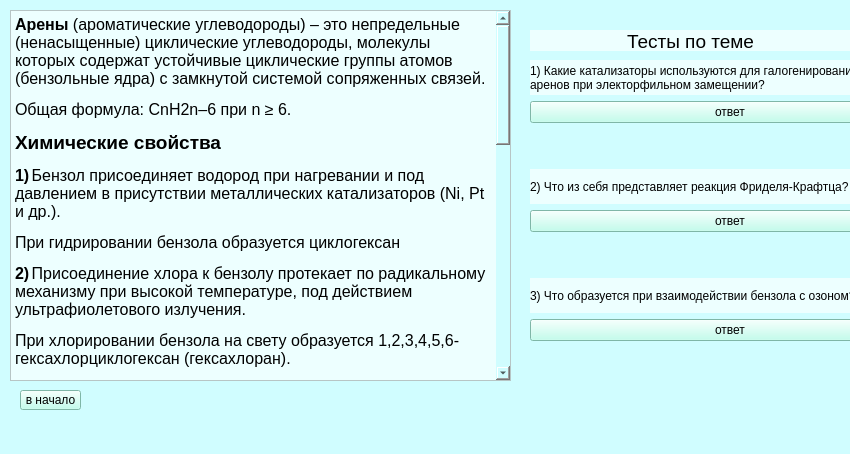
<?xml version="1.0" encoding="UTF-8"?>
<ui version="4.0">
 <class>MainWindow</class>
 <widget class="QMainWindow" name="MainWindow">
  <property name="geometry">
   <rect>
    <x>0</x>
    <y>0</y>
    <width>850</width>
    <height>454</height>
   </rect>
  </property>
  <property name="windowTitle">
   <string>MainWindow</string>
  </property>
  <property name="styleSheet">
   <string notr="true">background-color: rgb(208, 253, 255)</string>
  </property>
  <widget class="QWidget" name="centralwidget">
   <widget class="QTextEdit" name="textEdit">
    <property name="geometry">
     <rect>
      <x>10</x>
      <y>10</y>
      <width>501</width>
      <height>371</height>
     </rect>
    </property>
    <property name="styleSheet">
     <string notr="true">background-color: rgb(237, 255, 255);</string>
    </property>
    <property name="html">
     <string>&lt;!DOCTYPE HTML PUBLIC &quot;-//W3C//DTD HTML 4.0//EN&quot; &quot;http://www.w3.org/TR/REC-html40/strict.dtd&quot;&gt;
&lt;html&gt;&lt;head&gt;&lt;meta name=&quot;qrichtext&quot; content=&quot;1&quot; /&gt;&lt;style type=&quot;text/css&quot;&gt;
p, li { white-space: pre-wrap; }
&lt;/style&gt;&lt;/head&gt;&lt;body style=&quot; font-family:'MS Shell Dlg 2'; font-size:8pt; font-weight:400; font-style:normal;&quot;&gt;
&lt;p style=&quot; margin-top:12px; margin-bottom:12px; margin-left:0px; margin-right:0px; -qt-block-indent:0; text-indent:0px;&quot;&gt;&lt;span style=&quot; font-family:'Times New Roman,serif'; font-size:12pt; font-weight:600;&quot;&gt;Арены&lt;/span&gt;&lt;span style=&quot; font-family:'Times New Roman,serif'; font-size:12pt;&quot;&gt; (ароматические углеводороды) – это непредельные (ненасыщенные) циклические углеводороды, молекулы которых содержат устойчивые циклические группы атомов (бензольные ядра) с замкнутой системой сопряженных связей.&lt;/span&gt; &lt;/p&gt;
&lt;p style=&quot; margin-top:12px; margin-bottom:12px; margin-left:0px; margin-right:0px; -qt-block-indent:0; text-indent:0px;&quot;&gt;&lt;span style=&quot; font-family:'Times New Roman,serif'; font-size:12pt;&quot;&gt;Общая формула: CnH2n–6 при n ≥ 6.&lt;/span&gt; &lt;/p&gt;
&lt;p style=&quot; margin-top:12px; margin-bottom:12px; margin-left:0px; margin-right:0px; -qt-block-indent:0; text-indent:0px;&quot;&gt;&lt;span style=&quot; font-size:14pt; font-weight:600;&quot;&gt;Химические свойства&lt;/span&gt;&lt;/p&gt;
&lt;p style=&quot; margin-top:12px; margin-bottom:12px; margin-left:0px; margin-right:0px; -qt-block-indent:0; text-indent:0px;&quot;&gt;&lt;span style=&quot; font-family:'Times New Roman,serif'; font-size:12pt; font-weight:600;&quot;&gt;1)&lt;/span&gt;&lt;span style=&quot; font-family:'Times New Roman'; font-size:7pt;&quot;&gt; &lt;/span&gt;&lt;span style=&quot; font-family:'Times New Roman,serif'; font-size:12pt;&quot;&gt;Бензол присоединяет водород при нагревании и под давлением в присутствии металлических катализаторов (Ni, Pt и др.). &lt;/span&gt;&lt;/p&gt;
&lt;p style=&quot; margin-top:12px; margin-bottom:12px; margin-left:0px; margin-right:0px; -qt-block-indent:0; text-indent:0px;&quot;&gt;&lt;span style=&quot; font-family:'Times New Roman,serif'; font-size:12pt;&quot;&gt;При гидрировании бензола образуется циклогексан&lt;/span&gt; &lt;/p&gt;
&lt;p style=&quot; margin-top:12px; margin-bottom:12px; margin-left:0px; margin-right:0px; -qt-block-indent:0; text-indent:0px;&quot;&gt;&lt;span style=&quot; font-family:'Times New Roman,serif'; font-size:12pt; font-weight:600;&quot;&gt;2)&lt;/span&gt;&lt;span style=&quot; font-family:'Times New Roman'; font-size:7pt;&quot;&gt; &lt;/span&gt;&lt;span style=&quot; font-family:'Times New Roman,serif'; font-size:12pt;&quot;&gt;Присоединение хлора к бензолу протекает по радикальному механизму при высокой температуре, под действием ультрафиолетового излучения.&lt;/span&gt; &lt;/p&gt;
&lt;p style=&quot; margin-top:12px; margin-bottom:12px; margin-left:0px; margin-right:0px; -qt-block-indent:0; text-indent:0px;&quot;&gt;&lt;span style=&quot; font-family:'Times New Roman,serif'; font-size:12pt;&quot;&gt;При хлорировании бензола на свету образуется 1,2,3,4,5,6-гексахлорциклогексан (гексахлоран).&lt;/span&gt; &lt;/p&gt;
&lt;p style=&quot; margin-top:12px; margin-bottom:12px; margin-left:0px; margin-right:0px; -qt-block-indent:0; text-indent:0px;&quot;&gt;&lt;span style=&quot; font-family:'Times New Roman,serif'; font-size:12pt; font-weight:600;&quot;&gt;3)&lt;/span&gt;&lt;span style=&quot; font-family:'Times New Roman'; font-size:7pt; font-weight:600;&quot;&gt; &lt;/span&gt;&lt;span style=&quot; font-family:'Times New Roman,serif'; font-size:12pt;&quot;&gt;Бензол и его гомологи вступают в реакции замещения с галогенами (хлор, бром) в присутствии катализаторов (AlCl3, FeBr3).&lt;/span&gt; &lt;/p&gt;
&lt;p style=&quot; margin-top:12px; margin-bottom:12px; margin-left:0px; margin-right:0px; -qt-block-indent:0; text-indent:0px;&quot;&gt;&lt;span style=&quot; font-family:'Times New Roman,serif'; font-size:12pt;&quot;&gt;При взаимодействии с хлором на катализаторе AlCl3 образуется хлорбензол&lt;/span&gt; &lt;/p&gt;
&lt;p style=&quot; margin-top:12px; margin-bottom:12px; margin-left:0px; margin-right:0px; -qt-block-indent:0; text-indent:0px;&quot;&gt;&lt;span style=&quot; font-family:'Times New Roman,serif'; font-size:12pt; font-weight:600;&quot;&gt;4)&lt;/span&gt;&lt;span style=&quot; font-family:'Times New Roman'; font-size:7pt; font-weight:600;&quot;&gt; &lt;/span&gt;&lt;span style=&quot; font-family:'Times New Roman,serif'; font-size:12pt;&quot;&gt;Бензол реагирует с концентрированной азотной кислотой в присутствии концентрированной серной кислоты (нитрующая смесь).&lt;/span&gt; &lt;/p&gt;
&lt;p style=&quot; margin-top:12px; margin-bottom:12px; margin-left:0px; margin-right:0px; -qt-block-indent:0; text-indent:0px;&quot;&gt;&lt;span style=&quot; font-family:'Times New Roman,serif'; font-size:12pt;&quot;&gt;При этом образуется нитробензол&lt;/span&gt; &lt;/p&gt;
&lt;p style=&quot; margin-top:12px; margin-bottom:12px; margin-left:0px; margin-right:0px; -qt-block-indent:0; text-indent:0px;&quot;&gt;&lt;span style=&quot; font-family:'Times New Roman,serif'; font-size:12pt; font-weight:600;&quot;&gt;5)&lt;/span&gt;&lt;span style=&quot; font-family:'Times New Roman'; font-size:7pt; font-weight:600;&quot;&gt; &lt;/span&gt;&lt;span style=&quot; font-family:'Times New Roman,serif'; font-size:12pt;&quot;&gt;Арены взаимодействуют с галогеналканами в присутствии катализаторов (AlCl3, FeBr3 и др.) с образованием гомологов бензола.&lt;/span&gt; &lt;/p&gt;
&lt;p style=&quot; margin-top:12px; margin-bottom:12px; margin-left:0px; margin-right:0px; -qt-block-indent:0; text-indent:0px;&quot;&gt;&lt;span style=&quot; font-family:'Times New Roman,serif'; font-size:12pt;&quot;&gt;Например, бензол реагирует с хлорэтаном с образованием этилбензола&lt;/span&gt; &lt;/p&gt;
&lt;p style=&quot; margin-top:12px; margin-bottom:12px; margin-left:0px; margin-right:0px; -qt-block-indent:0; text-indent:0px;&quot;&gt;&lt;span style=&quot; font-family:'Times New Roman,serif'; font-size:12pt; font-weight:600;&quot;&gt;6)&lt;/span&gt;&lt;span style=&quot; font-family:'Times New Roman'; font-size:7pt; font-weight:600;&quot;&gt; &lt;/span&gt;&lt;span style=&quot; font-family:'Times New Roman,serif'; font-size:12pt;&quot;&gt;Бензол реагирует при нагревании с концентрированной серной кислотой или раствором SO3 в серной кислоте (олеум) с образованием бензолсульфокислоты.&lt;/span&gt; &lt;/p&gt;
&lt;p style=&quot; margin-top:12px; margin-bottom:12px; margin-left:0px; margin-right:0px; -qt-block-indent:0; text-indent:0px;&quot;&gt;&lt;span style=&quot; font-family:'Times New Roman,serif'; font-size:12pt; font-weight:600;&quot;&gt;7)&lt;/span&gt;&lt;span style=&quot; font-family:'Times New Roman'; font-size:7pt; font-weight:600;&quot;&gt; &lt;/span&gt;&lt;span style=&quot; font-family:'Times New Roman,serif'; font-size:12pt;&quot;&gt;При горении бензола и его гомологов образуются углекислый газ и вода. Реакция горения аренов сопровождается выделением большого количества теплоты.&lt;/span&gt; &lt;/p&gt;
&lt;p style=&quot; margin-top:12px; margin-bottom:12px; margin-left:0px; margin-right:0px; -qt-block-indent:0; text-indent:0px;&quot;&gt;&lt;span style=&quot; font-family:'Times New Roman,serif'; font-size:12pt; font-weight:600;&quot;&gt;8)&lt;/span&gt;&lt;span style=&quot; font-family:'Times New Roman'; font-size:7pt;&quot;&gt; &lt;/span&gt;&lt;span style=&quot; font-family:'Times New Roman,serif'; font-size:12pt;&quot;&gt;Гомологи бензола легко окисляются перманганатом и дихроматом калия в кислой или нейтральной среде при нагревании.&lt;/span&gt; &lt;/p&gt;
&lt;p style=&quot; margin-top:12px; margin-bottom:12px; margin-left:0px; margin-right:0px; -qt-block-indent:0; text-indent:0px;&quot;&gt;&lt;span style=&quot; font-family:'Times New Roman,serif'; font-size:12pt;&quot;&gt;При этом происходит окисление всех связей у атома углерода, соседнего с бензольным кольцом, кроме связи этого атома углерода с бензольным кольцом.&lt;/span&gt; &lt;/p&gt;
&lt;p style=&quot; margin-top:12px; margin-bottom:12px; margin-left:0px; margin-right:0px; -qt-block-indent:0; text-indent:0px;&quot;&gt;&lt;span style=&quot; font-family:'Times New Roman,serif'; font-size:12pt; font-weight:600;&quot;&gt;9)&lt;/span&gt;&lt;span style=&quot; font-family:'Times New Roman,serif'; font-size:12pt;&quot;&gt;Толуол окисляется перманганатом калия в серной кислоте с образованием бензойной кислоты. Таким образом, толуол обесцвечивает подкисленный раствор перманганата калия при нагревании.&lt;/span&gt; &lt;/p&gt;&lt;/body&gt;&lt;/html&gt;</string>
    </property>
   </widget>
   <widget class="QPushButton" name="btn_return">
    <property name="geometry">
     <rect>
      <x>20</x>
      <y>390</y>
      <width>61</width>
      <height>20</height>
     </rect>
    </property>
    <property name="styleSheet">
     <string notr="true">background-color: rgb(178, 255, 234);</string>
    </property>
    <property name="text">
     <string>в начало</string>
    </property>
   </widget>
   <widget class="QWidget" name="verticalLayoutWidget_2">
    <property name="geometry">
     <rect>
      <x>530</x>
      <y>60</y>
      <width>400</width>
      <height>321</height>
     </rect>
    </property>
    <layout class="QVBoxLayout" name="verticalLayout_2">
     <item>
      <widget class="QLabel" name="question_1">
       <property name="styleSheet">
        <string notr="true">background-color: rgb(237, 255, 255);</string>
       </property>
       <property name="text">
        <string>1) Какие катализаторы используются для галогенирования
аренов при электорфильном замещении?</string>
       </property>
      </widget>
     </item>
     <item>
      <widget class="QPushButton" name="answer_1">
       <property name="styleSheet">
        <string notr="true">background-color: rgb(178, 255, 234);</string>
       </property>
       <property name="text">
        <string>ответ</string>
       </property>
      </widget>
     </item>
     <item>
      <widget class="QLabel" name="ans_1">
       <property name="text">
        <string/>
       </property>
      </widget>
     </item>
     <item>
      <widget class="QLabel" name="question_2">
       <property name="styleSheet">
        <string notr="true">background-color: rgb(237, 255, 255);</string>
       </property>
       <property name="text">
        <string>2) Что из себя представляет реакция Фриделя-Крафтца?</string>
       </property>
      </widget>
     </item>
     <item>
      <widget class="QPushButton" name="answer_2">
       <property name="styleSheet">
        <string notr="true">background-color: rgb(178, 255, 234);</string>
       </property>
       <property name="text">
        <string>ответ</string>
       </property>
      </widget>
     </item>
     <item>
      <widget class="QLabel" name="ans_2">
       <property name="text">
        <string/>
       </property>
      </widget>
     </item>
     <item>
      <widget class="QLabel" name="question_3">
       <property name="styleSheet">
        <string notr="true">background-color: rgb(237, 255, 255);</string>
       </property>
       <property name="text">
        <string>3) Что образуется при взаимодействии бензола с озоном?</string>
       </property>
      </widget>
     </item>
     <item>
      <widget class="QPushButton" name="answer_3">
       <property name="styleSheet">
        <string notr="true">background-color: rgb(178, 255, 234);</string>
       </property>
       <property name="text">
        <string>ответ</string>
       </property>
      </widget>
     </item>
     <item>
      <widget class="QLabel" name="ans_3">
       <property name="text">
        <string/>
       </property>
      </widget>
     </item>
    </layout>
   </widget>
   <widget class="QLabel" name="content">
    <property name="geometry">
     <rect>
      <x>530</x>
      <y>30</y>
      <width>321</width>
      <height>21</height>
     </rect>
    </property>
    <property name="styleSheet">
     <string notr="true">background-color: rgb(237, 255, 255);</string>
    </property>
    <property name="text">
     <string>&lt;html&gt;&lt;head/&gt;&lt;body&gt;&lt;p align=&quot;center&quot;&gt;&lt;span style=&quot; font-size:14pt;&quot;&gt;Тесты по теме&lt;/span&gt;&lt;/p&gt;&lt;/body&gt;&lt;/html&gt;</string>
    </property>
   </widget>
  </widget>
  <widget class="QMenuBar" name="menubar">
   <property name="geometry">
    <rect>
     <x>0</x>
     <y>0</y>
     <width>850</width>
     <height>18</height>
    </rect>
   </property>
  </widget>
  <widget class="QStatusBar" name="statusbar"/>
 </widget>
 <resources/>
 <connections/>
</ui>
